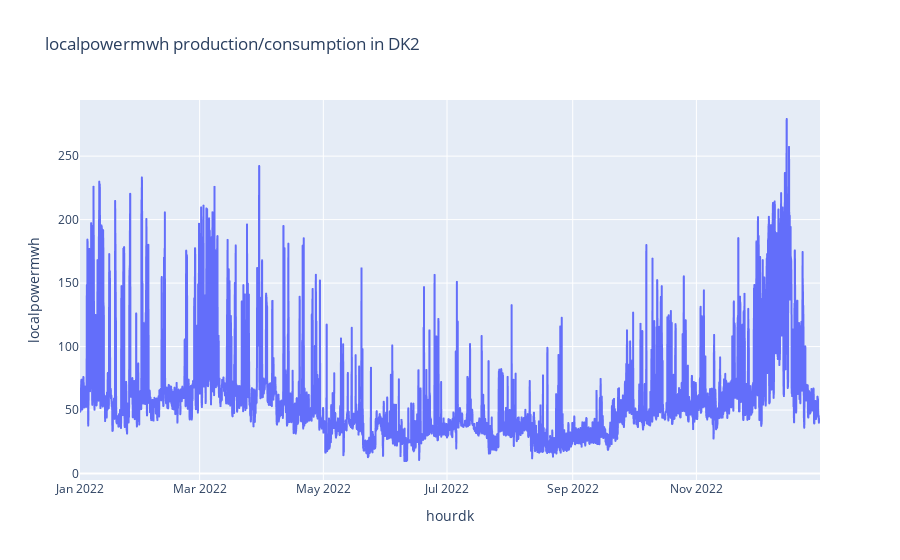

Write notebook code for a chart like this one.
### Code cell
# Choosing production type and price area at random
rng_prodcons_type = select_random_column(prodcons)
rng_prodcons_price_area = random.choice(prodcons["pricearea"].unique())

df_rng_prodcons = prodcons.query(f"pricearea == '{rng_prodcons_price_area}'")
rng_prodcons_fig = px.line(df_rng_prodcons, x = 'hourdk', y = rng_prodcons_type,
                           title=f"{rng_prodcons_type} production/consumption in {rng_prodcons_price_area}")
rng_prodcons_fig.show()

### Figure 1 — Plotly figure (JSON) as saved in the notebook; plotly's stock layout.template omitted (floating-point values rounded to 4 significant figures; data arrays with more than 128 entries replaced by an {"elided": "..."} marker saying what was removed)
{"data": [{"hovertemplate": "hourdk=%{x}<br>localpowermwh=%{y}<extra></extra>", "legendgroup": "", "line": {"color": "#636efa", "dash": "solid"}, "marker": {"symbol": "circle"}, "mode": "lines", "name": "", "showlegend": false, "type": "scattergl", "x": {"elided": "8760 str values"}, "xaxis": "x", "y": {"elided": "8760 float values"}, "yaxis": "y"}], "layout": {"legend": {"tracegroupgap": 0}, "title": {"text": "localpowermwh production/consumption in DK2"}, "xaxis": {"anchor": "y", "domain": [0, 1], "title": {"text": "hourdk"}}, "yaxis": {"anchor": "x", "domain": [0, 1], "title": {"text": "localpowermwh"}}}}
